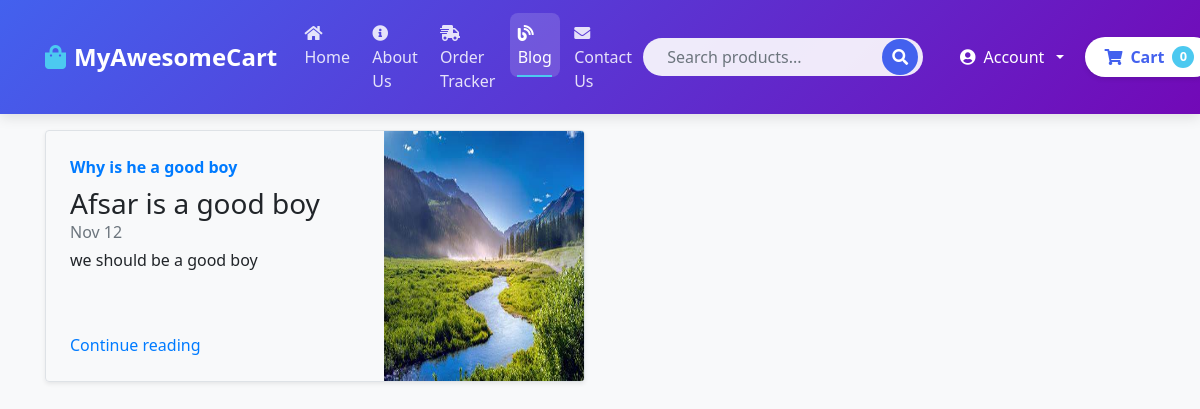
The page /blog/ on the database as committed earlier.
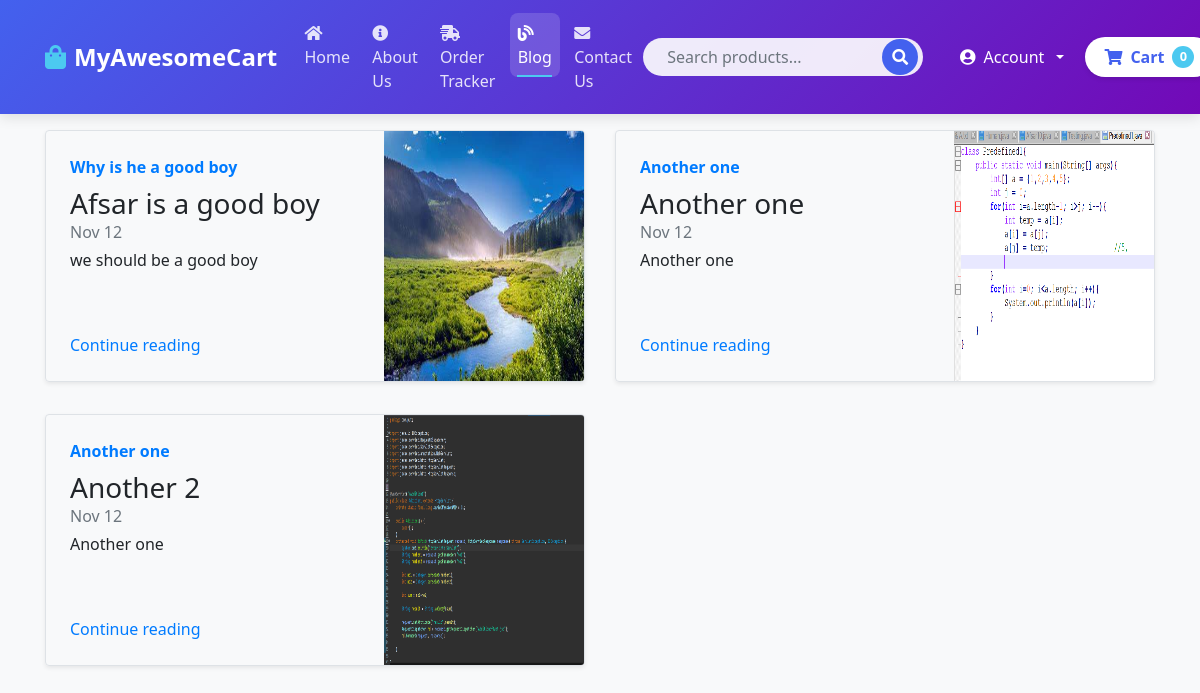
The same page on the database as committed later.
### blog/models.py (models this page shows)
class Blogpost(models.Model):
    post_id = models.AutoField(primary_key=True)
    title = models.CharField(max_length=50)
    head0 = models.CharField(max_length=500, default="")
    chead0 = models.CharField(max_length=5000, default="")
    head1 = models.CharField(max_length=500, default="")
    chead1 = models.CharField(max_length=5000, default="")
    head2 = models.CharField(max_length=500, default="")
    chead2 = models.CharField(max_length=5000, default="")
    pub_date = models.DateField()
    thumbnail = models.ImageField(upload_to="shop/image", default="")
    def __str__(self):
        return self.title

### blog/views.py (the view)
# urls.py: path('', views.index, name="ShopHome"),
def index(request):
    myposts = Blogpost.objects.all()
    print(myposts)
    return render(request, 'blog/index.html', {'myposts': myposts})

### blog/templates/blog/index.html
{%extends 'shop/basic.html'%}
{% block body %}
  <div class="container mt-3">
    <div class="row my-2">
    {% for item in myposts %}
    <div class="col-md-6">
      <div class="row no-gutters border rounded overflow-hidden flex-md-row mb-4 shadow-sm h-md-250 position-relative">
        <div class="col p-4 d-flex flex-column position-static">
          <strong class="d-inline-block mb-2 text-primary">{{item.head0}}</strong>
          <h3 class="mb-0">{{item.title}}</h3>
          <div class="mb-1 text-muted">Nov 12</div>
          <p class="card-text mb-auto">{{item.head1}}</p>
          <a href="blogpost/{{item.post_id}}" class="stretched-link">Continue reading</a>
        </div>
        <div class="col-auto d-none d-lg-block">
          <img src="/media/{{item.thumbnail}}" class="bd-placeholder-img" width="200" height="250" aria-label="Placeholder: Thumbnail"/>
        </div>
      </div>
    </div>
  {% if forloop.counter|divisibleby:2 %}
  </div><div class="row my-2">
    {% endif %}
    {% endfor %}
  </div>
{% endblock %}

### shop/templates/shop/basic.html (shortened to what this page needs)
<!doctype html>
<html lang="en">
  <head>
    <link rel="stylesheet" href="https://cdn.jsdelivr.net/npm/bootstrap@4.2.1/dist/css/bootstrap.min.css">
    <link rel="stylesheet" href="https://cdnjs.cloudflare.com/ajax/libs/font-awesome/5.15.4/css/all.min.css">
  </head>
  <body>
   <nav class="navbar navbar-expand-lg navbar-dark">
      <div class="container">
        <a class="navbar-brand" href="/shop">
          <i class="fas fa-shopping-bag"></i>
          MyAwesomeCart
        </a>
        <div class="collapse navbar-collapse" id="navbarSupportedContent">
          <ul class="navbar-nav mr-auto">
            <li class="nav-item active">
              <a class="nav-link" href="/shop">
                <i class="fas fa-home"></i>
                Home
              </a>
            </li>
            <li class="nav-item">
              <a class="nav-link" href="/shop/about">
                <i class="fas fa-info-circle"></i>
                About Us
              </a>
            </li>
            <li class="nav-item">
              <a class="nav-link" href="/shop/tracker">
                <i class="fas fa-shipping-fast"></i>
                Order Tracker
              </a>
            </li>
            <li class="nav-item">
              <a class="nav-link" href="/blog">
                <i class="fas fa-blog"></i>
                Blog
              </a>
            </li>
            <li class="nav-item">
              <a class="nav-link" href="/shop/contact">
                <i class="fas fa-envelope"></i>
                Contact Us
              </a>
            </li>
          </ul>
          <form method="get" action="/shop/search/" class="search-form">
            <input class="form-control" type="search" placeholder="Search products..." aria-label="Search" name="search" id="search">
            <button class="search-btn" type="submit">
              <i class="fas fa-search"></i>
            </button>
          </form>
          <div class="user-dropdown dropdown ml-2">
            <a class="dropdown-toggle" href="#" role="button" id="userDropdown" data-toggle="dropdown" aria-haspopup="true" aria-expanded="false">
              <i class="fas fa-user-circle"></i>
              Account
            </a>
          </div>
          <div class="cart-btn-wrapper ml-2">
            <button type="button" class="cart-btn" id="popcart"
                    data-container="body" data-toggle="popover" data-placement="bottom" data-html="true"
                    data-content="Loading cart...">
              <i class="fas fa-shopping-cart"></i>
              <span class="d-none d-md-inline">Cart</span>
              <span class="cart-count" id="cart">0</span>
            </button>
          </div>
        </div>
      </div>
    </nav>
    {% block body%} {% endblock %}
  </body>
</html>

Rows that differ between the two databases and show on the page:
added Blogpost: head0 "Another one", title "Another one", head1 "Another one", thumbnail (picture)
added Blogpost: head0 "Another one", title "Another 2", head1 "Another one", thumbnail (picture)
